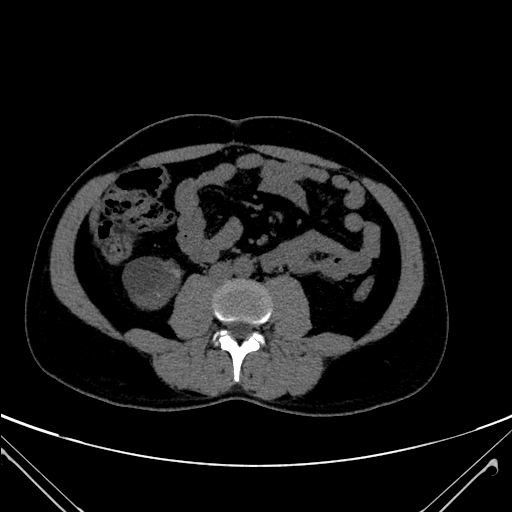
#> input picture notebooks/kidney_split_dataset/train/Cyst/Cyst- (1205).jpg, 512 x 512 px; its folder holds only this picture in this run
$ jupyter execute --allow-errors svm.ipynb
#> lines starting #> are read from the running program, lines starting #| are printed output that depends on the picture
[cell 1]
# Import required libraries
import os
import numpy as np
from sklearn.svm import SVC
from sklearn.utils.class_weight import compute_class_weight
from sklearn.metrics import classification_report, accuracy_score, confusion_matrix, ConfusionMatrixDisplay
from sklearn.preprocessing import StandardScaler
import matplotlib.pyplot as plt
import cv2

[cell 2]
# Define paths to the dataset
train_dir = "kidney_split_dataset/train"
test_dir = "kidney_split_dataset/test"
validation_dir = "kidney_split_dataset/validation"

# Define the categories
categories = ["Cyst", "Normal", "Stone", "Tumor"]

# Corresponding class labels
class_labels = [0, 1, 2, 3]
class_counts = [3709, 5077, 1377, 2283]  # Number of images per class

[cell 3]
# Function to load images and labels from a directory
def load_data_from_directory(directory, image_size=(128, 128)):
#> called with directory = 'kidney_split_dataset/train', image_size = (128, 128)
    data = []
    labels = []
    for category in categories:
        folder_path = os.path.join(directory, category)
        class_label = categories.index(category)
        for image_name in os.listdir(folder_path):
            image_path = os.path.join(folder_path, image_name)
            try:
                # Load and preprocess the image
                image = cv2.imread(image_path, cv2.IMREAD_GRAYSCALE)  # Load as grayscale
#> image is the input picture: shape (512, 512); min 0, max 255, mean 20.2
                image = cv2.resize(image, image_size)  # Resize to uniform size
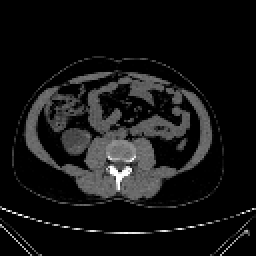
#> image: shape (128, 128) (shown 2 times larger); min 0, max 255, mean 20.3
                data.append(image.flatten())  # Flatten the image
                labels.append(class_label)  # Append the corresponding label
            except Exception as e:
                print(f"Error loading image {image_path}: {e}")
#> pass 2 of the loop in load_data_from_directory, `for category in categories:`:
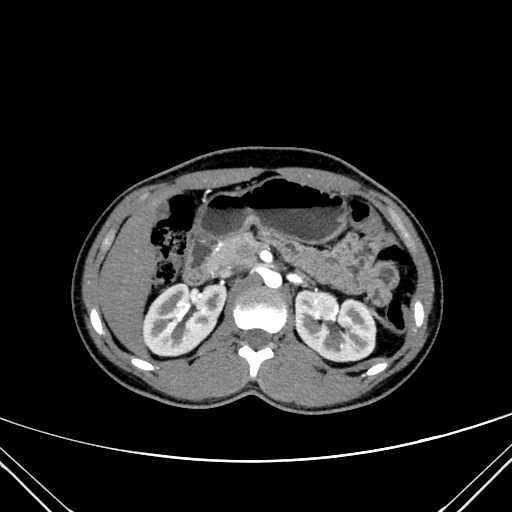
#> input picture notebooks/kidney_split_dataset/train/Normal/Normal- (1120).jpg, 512 x 512 px
#> in load_data_from_directory, image is the input picture: shape (512, 512); min 0, max 255, mean 35.4
#> in load_data_from_directory, `image = cv2.resize(image, image_size)`:
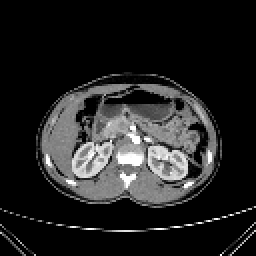
#> image: shape (128, 128) (shown 2 times larger); min 0, max 255, mean 35.4
    return np.array(data), np.array(labels)

# Load the datasets
#> (the rest of this cell did not finish here and is left out)
